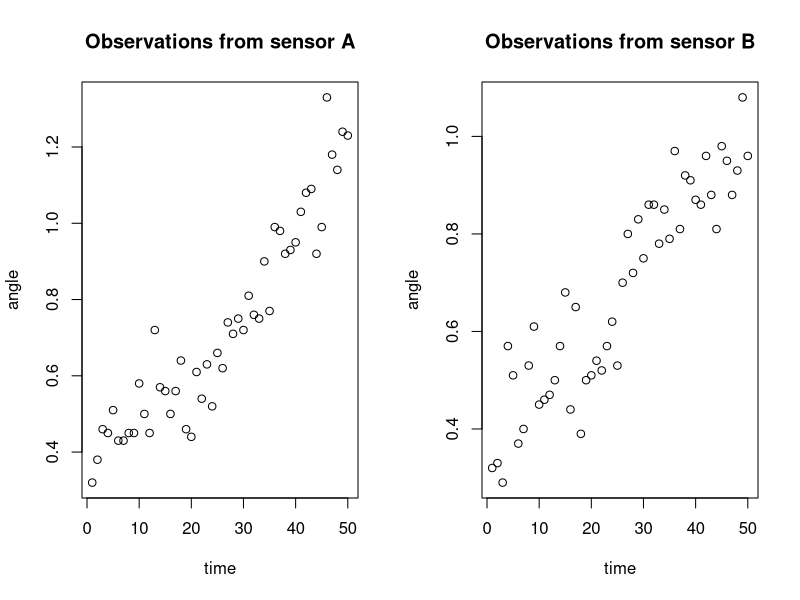
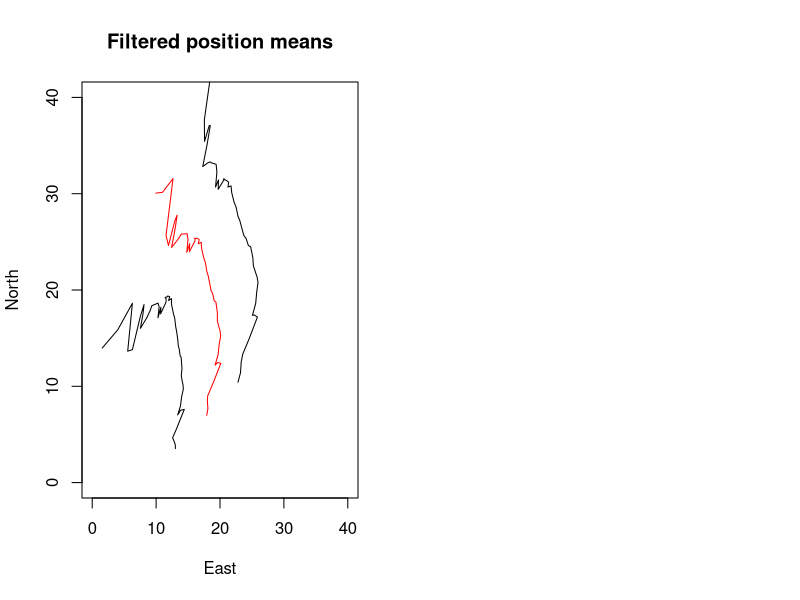
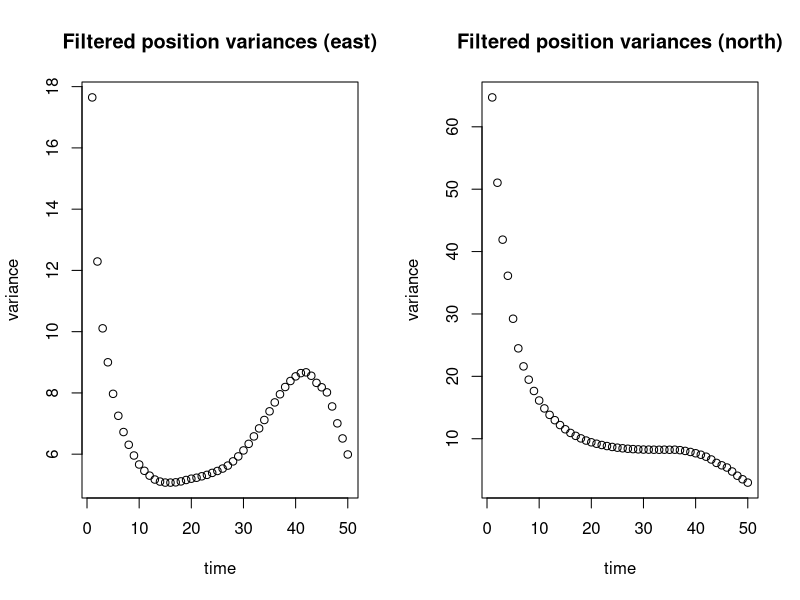
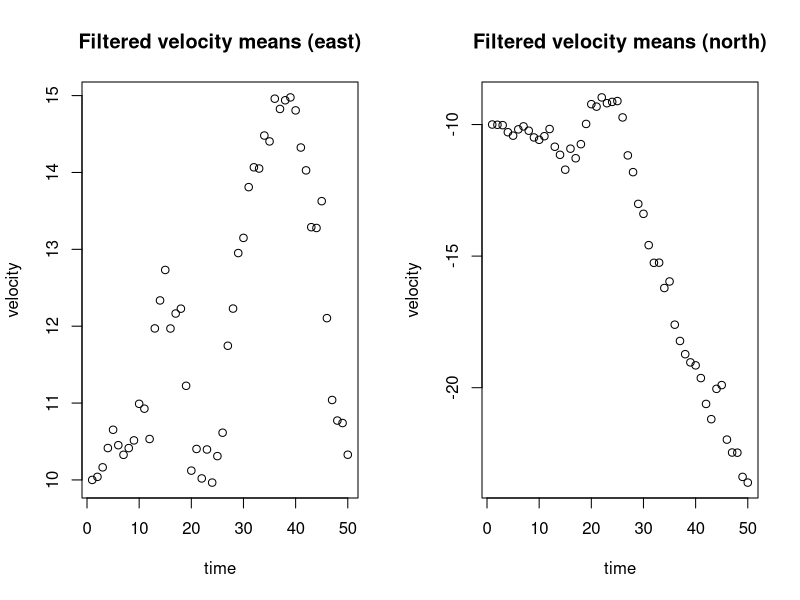
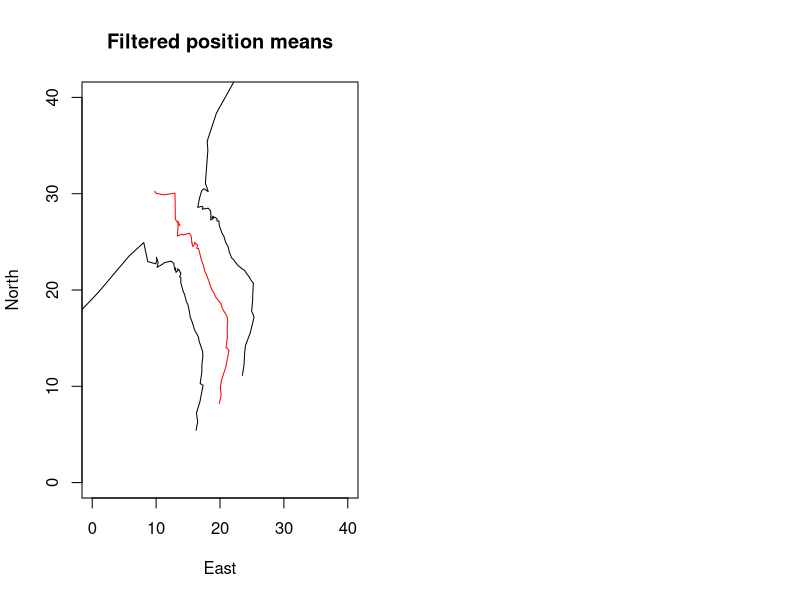
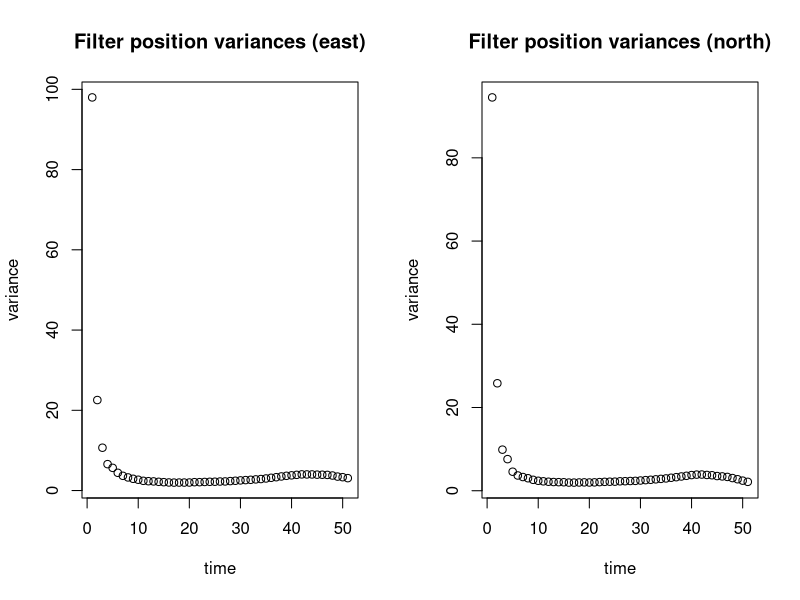
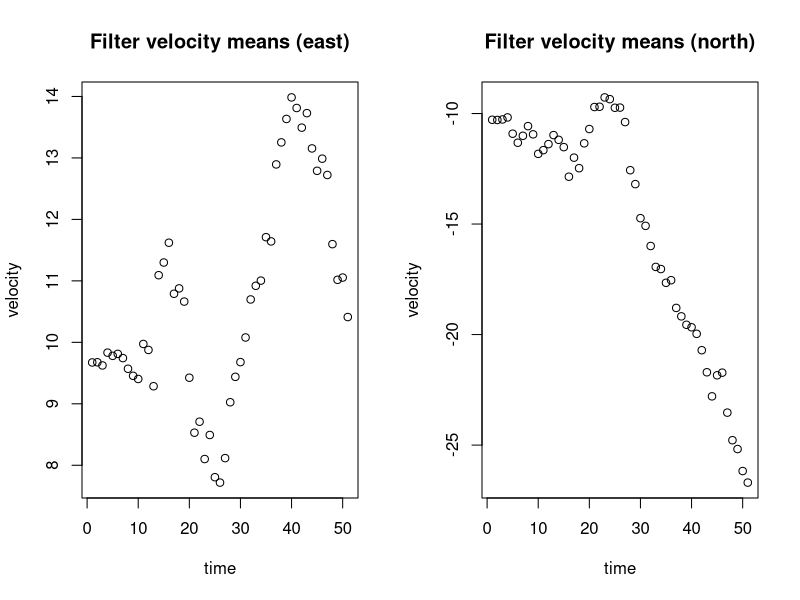
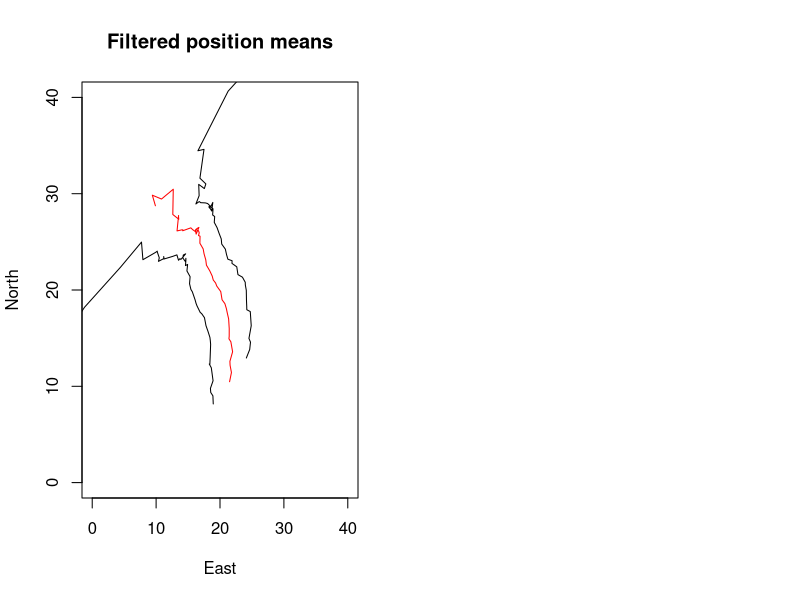

Here is the R script that generated these plots, in order:
## ---- chunk 1
knitr::opts_chunk$set(echo = TRUE)
library(MASS)
## ---- chunk 2
set.seed(202104)

# Prior
mu1 = c(10,30,10,-10)
Sigma1 = diag(c(10**2,10**2,5**2,5**2))

## Forward model 
delta = 1/60

A = diag(4)
A[1,3] = delta 
A[2,4] = delta 

Eps_model = diag(c(0.1**2,0.1**2,0.5**2,0.5**2))


# Function:
# Taking a state and evolving it deterministically 
# NB: No model error added
ModelStep <- function(x){
  x = A%*%x 
  return(x)
}


## Observation model
Eps_obs = diag(c(0.1**2,0.1**2))

# Function: 
# Taking a state and observing it
# NB: No observation noise added
Observation <- function(x){
  y = c(atan(x[1]/x[2]), atan((40-x[2])/(40-x[1])))
  return(y)
}


## Observations 
# Observations are provided in 2 separate files
obsA = read.table("sensorA.txt")
obsB = read.table("sensorB.txt")

obs = cbind(obsA,obsB)

## Visualisation
par(mfrow=c(1,2))
plot(obs[,1], main="Observations from sensor A",
     xlab="time", ylab="angle")
plot(obs[,2], main="Observations from sensor B",
     xlab="time", ylab="angle")

# time
T = 50

## ---- chunk 3

linObsOp <- function(x){
  H = matrix(0, ncol=4, nrow=2)
  H[1,1] = x[2]/(x[1]**2 + x[2]**2)
  H[1,2] = -x[1]/(x[2]**2 + x[1]**2)
  H[2,1] = (40-x[2])/(x[1]**2 - 80*x[1] + x[2]**2 - 80*x[2] + 3200)
  H[2,2] = (x[2]-40)/(x[1]**2 - 80*x[1] + x[2]**2 - 80*x[2] + 3200)
  return(H)
}

# Bookkeeping 
mus    = array(0, dim=c(4,T))
Sigmas = array(0, dim=c(4,4,T))

# DATA ASSIMILATION in time loop
mu = mu1
Sigma = Sigma1
for (t in 1:T){
  print(t)
  ## Forward Step
  # NOTE: the initial prior is already given for the first observation time
  if (t != 1){
    mu = ModelStep(mu)
  }
  Sigma = A %*% Sigma %*% t(A) + Eps_model
  
  ## Analysis Step
  H = linObsOp(mu)
  S = H %*% Sigma %*% t(H) + Eps_obs
  K = Sigma %*% t(H) %*% solve(S)
  
  # Updating
  y = t(obs[t,]) 
  mu = mu + K %*% (y - Observation(mu))
  Sigma = (diag(4) - K %*% H) %*% Sigma 
  
  # Storage 
  mus[,t] = mu
  Sigmas[,,t] = Sigma
}

# Plotting
plot(mus[1,],mus[2,], main="Filtered position means",
     xlab="East", ylab="North",
     xlim=c(0,40), ylim=c(0,40),
     col="red", type="l")

lines(mus[1,] - 2*sqrt(Sigmas[1,1,]), mus[2,] - 2*sqrt(Sigmas[2,2,]))
lines(mus[1,] + 2*sqrt(Sigmas[1,1,]), mus[2,] + 2*sqrt(Sigmas[2,2,]))
## ---- chunk 4
# Variance pltos
par(mfrow=c(1,2))
plot(Sigmas[1,1,], main="Filtered position variances (east)",
     xlab="time", ylab="variance")
plot(Sigmas[2,2,], main="Filtered position variances (north)",
     xlab="time", ylab="variance")

# Velocity pltos
plot(mus[3,], main="Filtered velocity means (east)",
     xlab="time", ylab="velocity")
plot(mus[4,], main="Filtered velocity means (north)",
     xlab="time", ylab="velocity")
## ---- chunk 5

# Bookkeeping 
B = 1000
ensembles = array(0, dim=c(4,B,T+1))


# DATA ASSIMILATION in time loop
for (t in 1:T){
  print(t)
  ## Forward Step
  # NOTE: the initial prior is already given for the first observation time
  if (t == 1){
    ensemble_t = t(mvrnorm(B, mu=mu1, Sigma=Sigma1))
    ensembles[,,t] = ensemble_t
  }
  else{
    # Forwarding single particle
    ensemble_t = ModelStep(ensemble_t) + t(mvrnorm(B, mu=rep(0,4), Sigma=Eps_model))
  }
  ensemble_mean = rowMeans(ensemble_t)
  
  # Observing ensemble
  y = t(obs[t,])
  y_ensemble = matrix(0, nrow=2, ncol=B)
  for (e in 1:B){
    y_ensemble[,e] = Observation(ensemble_t[,e]) + mvrnorm(mu=rep(0,2), Sigma=Eps_obs)
  }
  y_ensemble_mean = rowMeans(y_ensemble)
  
  # Estimating
  Sigma_y = 1/B*(y_ensemble - y_ensemble_mean) %*% t(y_ensemble - y_ensemble_mean)
  Sigma_xy = 1/B*(ensemble_t - ensemble_mean) %*% t(y_ensemble - y_ensemble_mean)
  
  
  ## Analysis Step
  for (e in 1:B){
    ensemble_t[,e] = ensemble_t[,e] + Sigma_xy %*% solve(Sigma_y) %*% (y - y_ensemble[,e])
  }
  
  # Storing
  ensembles[,,t+1] = ensemble_t
}

# Plotting
library(matrixStats)

plot(colMeans(ensembles[1,,]), colMeans(ensembles[2,,]), main="Filtered position means",
     xlab="East", ylab="North",
     xlim=c(0,40), ylim=c(0,40),
     col="red", type="l")

lines(colQuantiles(ensembles[1,,],probs=0.025),colQuantiles(ensembles[2,,],probs=0.025))
lines(colQuantiles(ensembles[1,,],probs=0.975),colQuantiles(ensembles[2,,],probs=0.975))
## ---- chunk 6
# Variance plots
par(mfrow=c(1,2))
plot(colVars(ensembles[1,,]), main="Filter position variances (east)",
     xlab="time", ylab="variance")
plot(colVars(ensembles[2,,]), main="Filter position variances (north)",
     xlab="time", ylab="variance")

# Velocity plots
plot(colMeans(ensembles[3,,]), main="Filter velocity means (east)",
     xlab="time", ylab="velocity")
plot(colMeans(ensembles[4,,]), main="Filter velocity means (north)",
     xlab="time", ylab="velocity")
## ---- chunk 7

# Bookkeeping 
B = 100
ensembles = array(0, dim=c(4,B,T+1))


# DATA ASSIMILATION in time loop
for (t in 1:T){
  print(t)
  ## Forward Step
  # NOTE: the initial prior is already given for the first observation time
  if (t == 1){
    ensemble_t = t(mvrnorm(B, mu=mu1, Sigma=Sigma1))
    ensembles[,,t] = ensemble_t
  }
  else{
    # Forwarding single particle
    ensemble_t = ModelStep(ensemble_t) + t(mvrnorm(B, mu=rep(0,4), Sigma=Eps_model))
  }
  ensemble_mean = rowMeans(ensemble_t)
  
  # Observing ensemble
  y = t(obs[t,])
  y_ensemble = matrix(0, nrow=2, ncol=B)
  for (e in 1:B){
    y_ensemble[,e] = Observation(ensemble_t[,e]) + mvrnorm(mu=rep(0,2), Sigma=Eps_obs)
  }
  y_ensemble_mean = rowMeans(y_ensemble)
  
  # Estimating
  Sigma_y = 1/B*(y_ensemble - y_ensemble_mean) %*% t(y_ensemble - y_ensemble_mean)
  Sigma_xy = 1/B*(ensemble_t - ensemble_mean) %*% t(y_ensemble - y_ensemble_mean)
  
  
  ## Analysis Step
  for (e in 1:B){
    ensemble_t[,e] = ensemble_t[,e] + Sigma_xy %*% solve(Sigma_y) %*% (y - y_ensemble[,e])
  }
  
  # Storing
  ensembles[,,t+1] = ensemble_t
}

# Plotting
library(matrixStats)

plot(colMeans(ensembles[1,,]), colMeans(ensembles[2,,]), main="Filtered position means",
     xlab="East", ylab="North",
     xlim=c(0,40), ylim=c(0,40),
     col="red", type="l")

lines(colQuantiles(ensembles[1,,],probs=0.025),colQuantiles(ensembles[2,,],probs=0.025))
lines(colQuantiles(ensembles[1,,],probs=0.975),colQuantiles(ensembles[2,,],probs=0.975))
## ---- chunk 8
# Variance plots
par(mfrow=c(1,2))
plot(colVars(ensembles[1,,]), main="Filter position variances (east)",
     xlab="time", ylab="variance")
plot(colVars(ensembles[2,,]), main="Filter position variances (north)",
     xlab="time", ylab="variance")

# Velocity plots
plot(colMeans(ensembles[3,,]), main="Filter velocity means (east)",
     xlab="time", ylab="velocity")
plot(colMeans(ensembles[4,,]), main="Filter velocity means (north)",
     xlab="time", ylab="velocity")
## ---- chunk 9
library(mvtnorm)

# Bookkeeping 
B = 1000
particles = array(0, dim=c(4,B,T+1))
weights = array(0, dim=c(B,T+1))

# DATA ASSIMILATION in time loop
for(t in 1:T){
  print(t)
  ## Forwarding
  if (t==1){
    # Initialization of particles
    particles_t = t(rmvnorm(B, mean=mu1, sigma=Sigma1))
    particles[,,1] = particles_t
    weights_t = rep(1/B,B)
    weights[,1] = weights_t
  }
  else{
    # Propagation
    particles_t = ModelStep(particles_t) + t(rmvnorm(B, mean=rep(0,4), sigma=Eps_model))
  }
  
  ## Conditioning
  for (b in 1:B){
    likelihood_b = dmvnorm(obs[t,], mean=Observation(particles_t[,b]), sigma=Eps_obs)
    weights_t[b]  = likelihood_b * weights_t[b]
  }
  weights_t = weights_t/sum(weights_t)
  
  ## Storage
  weights[,t+1] = weights_t
  particles[,,t+1] = particles_t
  
  ## Resampling 
  if (1/sum(weights_t**2) < 0.5*B){
    particles_t = particles_t[,sample(x = 1:B, size=B, replace=TRUE, prob=weights_t)]
    weights_t = rep(1/B, B)
  }
  
}

# Map View
plot(colSums(particles[1,,]*weights), colSums(particles[2,,]*weights), main="Filtered position means",
     xlab="East", ylab="North",
     xlim=c(0,40), ylim=c(0,40),
     col="red", type="l")

# Uncertainty Bounds
E_bound_lower = rep(0, T+1)
E_bound_upper = rep(0, T+1)
for (t in 1:(T+1)){
  particles_t = particles[1,,t]
  weights_t_cumsum = cumsum(weights[order(particles_t),t])
  E_idx_lower = length(weights_t_cumsum[weights_t_cumsum<0.025])
  E_idx_upper = length(weights_t_cumsum[weights_t_cumsum<0.975])
  particles_t = particles_t[order(particles_t)]
  E_bound_lower[t] = particles_t[E_idx_lower]
  E_bound_upper[t] = particles_t[E_idx_upper]
}

N_bound_lower = rep(0, T+1)
N_bound_upper = rep(0, T+1)
for (t in 1:(T+1)){
  particles_t = particles[2,,t]
  weights_t_cumsum = cumsum(weights[order(particles_t),t])
  N_idx_lower = length(weights_t_cumsum[weights_t_cumsum<0.025])
  N_idx_upper = length(weights_t_cumsum[weights_t_cumsum<0.975])
  particles_t = particles_t[order(particles_t)]
  N_bound_lower[t] = particles_t[N_idx_lower]
  N_bound_upper[t] = particles_t[N_idx_upper]
}

lines(E_bound_lower,N_bound_lower)
lines(E_bound_upper,N_bound_upper)
## ---- chunk 10
# Variances
E_variance = rep(0, T+1)
N_variance = rep(0, T+1)
for (t in 1:(T+1)){
  E_variance[t] = t(particles[1,,t] - sum(particles[1,,t]*weights[,t]))%*%((particles[1,,t] - sum(particles[1,,t]*weights[,t]))*weights[,t])
  N_variance[t] = t(particles[2,,t] - sum(particles[2,,t]*weights[,t]))%*%((particles[2,,t] - sum(particles[2,,t]*weights[,t]))*weights[,t])
}

par(mfrow=c(1,2))
plot(E_variance, main="Filter position variances (east)",
     xlab="time", ylab="variance")
plot(N_variance, main="Filter position variances (north)",
     xlab="time", ylab="variance")

# Velocity plots
plot(colSums(particles[3,,]*weights), main="Filter velocity means (east)",
     xlab="time", ylab="velocity")
plot(colSums(particles[4,,]*weights), main="Filter velocity means (north)",
     xlab="time", ylab="velocity")

